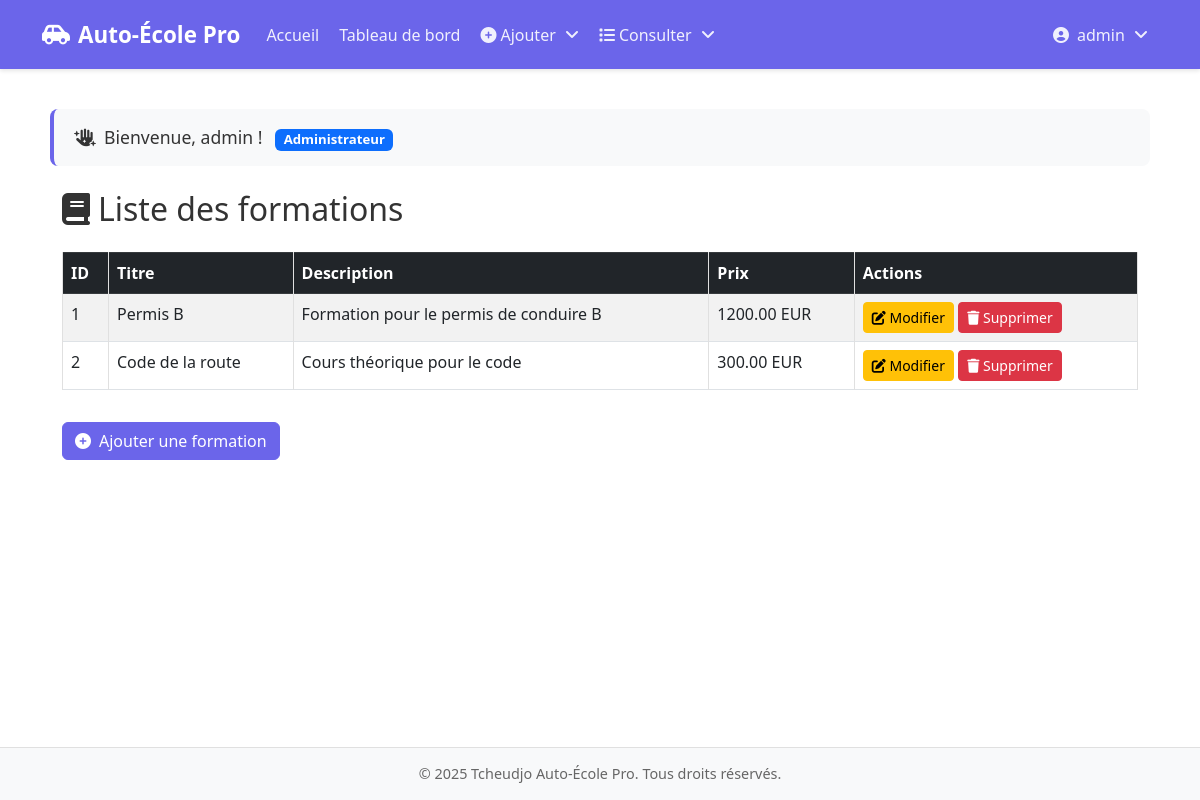
The app's page /Vue/listeFormation.php (signed in) with its own data.
### tables this page shows
CREATE TABLE formations (
                            id INT AUTO_INCREMENT PRIMARY KEY,
                            titre VARCHAR(255) NOT NULL,
                            description TEXT,
                            prix DECIMAL(10, 2) NOT NULL,
                            date_debut DATE,
                            date_fin DATE
);

### Controller/FormationController.php (called while the page is built, shortened)
<?php
class FormationController {
    private $pdo;
    public function __construct() {
        try {
            $this->pdo = new PDO(DNS, USER, PASSWORD);
            $this->pdo->setAttribute(PDO::ATTR_ERRMODE, PDO::ERRMODE_EXCEPTION);
        } catch (PDOException $e) {
            die("Erreur de connexion : " . $e->getMessage());
        }
    }
    public function getAllFormations() {
        $stmt = $this->pdo->query("SELECT * FROM formations");
        return $stmt->fetchAll(PDO::FETCH_ASSOC);
    }
}
?>

### Vue/listeFormation.php (the view, shortened to what this page needs)
<?php
require_once '../Controller/FormationController.php';
$controller = new FormationController();
$formations = $controller->getAllFormations();
?>
<div class="container mt-4">
    <h2 class="mb-4">
        <i class="fas fa-book me-2"></i>Liste des formations
    </h2>
    <table class="table table-striped table-hover table-bordered">
        <thead class="table-dark">
            <tr>
                <th>ID</th>
                <th>Titre</th>
                <th>Description</th>
                <th>Prix</th>
                <th>Actions</th>
            </tr>
        </thead>
        <tbody>
            <?php if (empty($formations)): ?>
                <tr>
                    <td colspan="5" class="text-center">Aucune formation trouvée.</td>
                </tr>
            <?php else: ?>
                <?php foreach ($formations as $formation): ?>
                    <tr>
                        <td><?php echo htmlspecialchars($formation['id']); ?></td>
                        <td><?php echo htmlspecialchars($formation['titre']); ?></td>
                        <td><?php echo htmlspecialchars($formation['description']); ?></td>
                        <td><?php echo htmlspecialchars($formation['prix']); ?> EUR</td>
                        <td>
                            <a href="modifierFormation.php?id=<?php echo $formation['id']; ?>" class="btn btn-sm btn-warning">
                                <i class="fas fa-edit"></i> Modifier
                            </a>
                            <a href="../Controller/FormationController.php?action=delete&id=<?php echo $formation['id']; ?>"
                               class="btn btn-sm btn-danger"
                               onclick="return confirm('Êtes-vous sûr de vouloir supprimer cette formation ?');">
                                <i class="fas fa-trash"></i> Supprimer
                            </a>
                        </td>
                    </tr>
                <?php endforeach; ?>
            <?php endif; ?>
        </tbody>
    </table>
    <a href="formulaireFormation.php" class="btn btn-primary mt-3">
        <i class="fas fa-plus-circle me-2"></i>Ajouter une formation
    </a>
</div>
<?php
require 'template.php';
?>

### Vue/template.php (style rules this page uses)
:root { --primary-color: #6b65ea; --secondary-color: #5550c7; --light-bg: #FFFFFF; --light-text: #333333; }
body { font-family: 'Segoe UI', Tahoma, Geneva, Verdana, sans-serif; background-color: var(--light-bg); color: var(--light-text); min-height: 100vh; display: flex; flex-direction: column; }
table { width: 100%; margin-top: 20px; border-collapse: collapse; }
table, th, td { border: 1px solid #e0e0e0; }
th { background-color: #f5f5f5; color: #333; font-weight: 600; padding: 12px 15px; }
td { padding: 10px 15px; }
.btn-primary { background-color: var(--primary-color); border-color: var(--primary-color); }

### records on screen
formations: id "1", titre "Permis B", description "Formation pour le permis de conduire B", prix "1200.00"
formations: id "2", titre "Code de la route", description "Cours théorique pour le code", prix "300.00"

### other values on screen
$_SESSION['username'] "admin"
